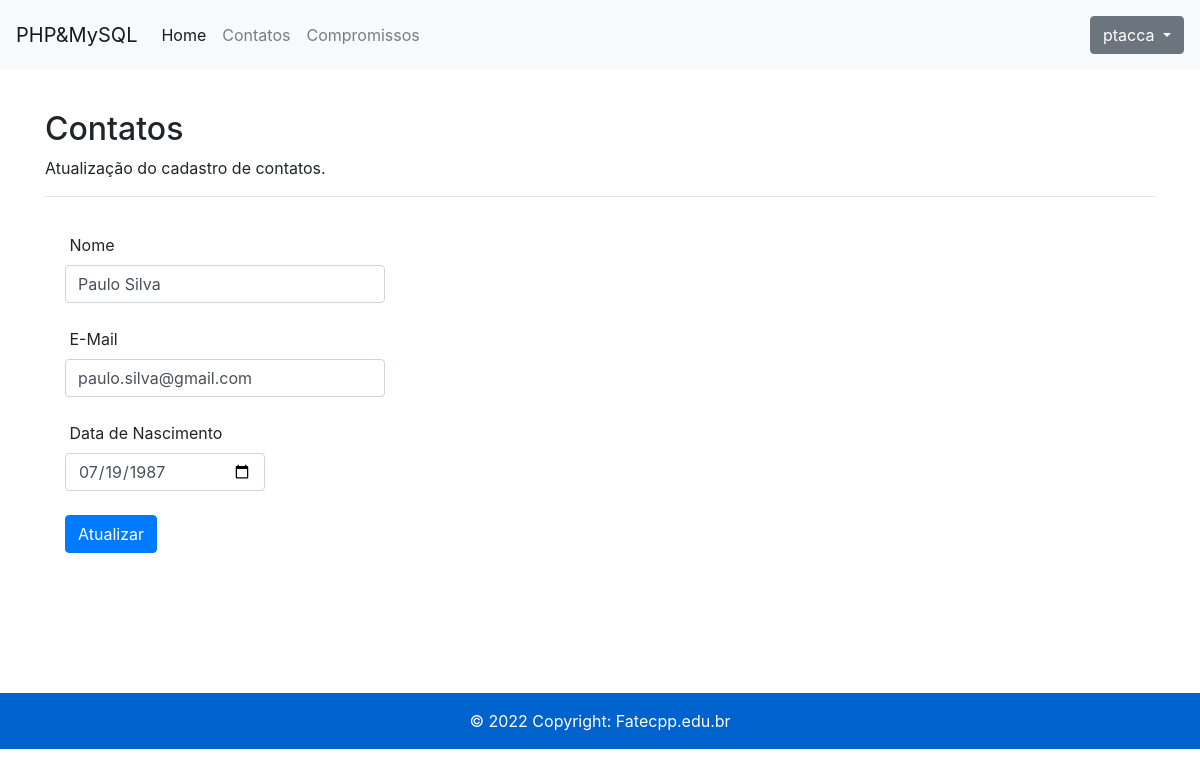
Page /update-contato.php?id=1 (signed in) on the committed database.
### tables this page shows
CREATE TABLE `contatos` (
  `id` int(11) NOT NULL,
  `nome` varchar(100) NOT NULL,
  `email` varchar(100) NOT NULL,
  `datanasc` date DEFAULT NULL,
  `created_at` datetime NOT NULL DEFAULT current_timestamp()
);

### update-contato.php (the view, shortened to what this page needs)
<?php
require("header-inc.php");
require_once('connection.php');
if (isset($_GET['id'])) {
	$id = $_GET['id'];
	$mysql_query = "SELECT * FROM contatos WHERE id={$id}";
	$result = $conn->query($mysql_query);
	$row = mysqli_fetch_assoc($result);
}
?>
<div class="container">
	<h2>Contatos</h2>
  	<p>Atualização do cadastro de contatos.</p>
  	<hr>
	<div class="wrapper">
		<form method="post">
			<label for="name">&nbsp;Nome</label>
			<input type="text" name="nome" id="nome" class="form-control" required value="<?= $row['nome']; ?>"><br>
			<label for="email">&nbsp;E-Mail</label>
			<input type="text" name="email" id="email" class="form-control"required value="<?= $row['email']; ?>"><br>
			<label for="datanasc">&nbsp;Data de Nascimento</label>
			<input type="date" name="datanasc" id="datanasc" class="form-control"
												style="width: 200px;" value="<?= $row['datanasc']; ?>"><br>
			<input type="submit" name="enviar" value="Atualizar" class="btn btn-primary w100">
		</form>
	</div>
</div>
<?php require("footer-inc.php"); ?>

### css/style.css (style rules this page uses)
.wrapper { width: 360px; padding: 20px; }

### rows in the picture
contatos: nome "Paulo Silva", email "paulo.silva@gmail.com", datanasc "07/19/1987"

### other values in the picture
$_SESSION["username"] "ptacca"
